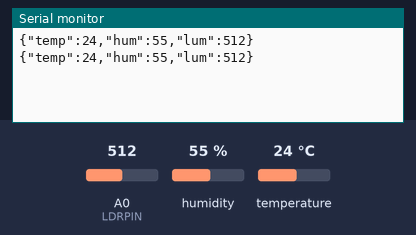
A sketch run on a simulated Arduino Uno, built with avr-gcc and run on an emulated ATmega328P. Shown: the last lines printed to the serial monitor. The test bench sets the inputs (shaded band); at power-on: humidity 55 %, A0 (LDRPIN) = 512, temperature 24 °C.

Above: at 3.3 s.
3.4 s: humidity set to 22 %
At 6.4 s:
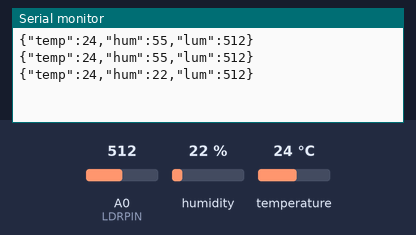
6.7 s: A0 (LDRPIN) set to 716
At 9.3 s:
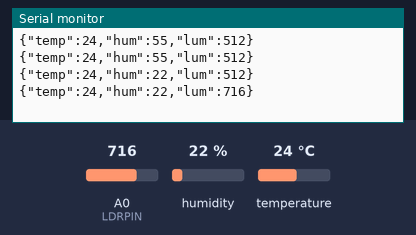
10.0 s: temperature set to 12 °C
At 12.1 s:
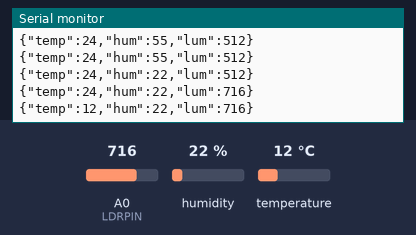
13.3 s: A0 (LDRPIN) set to 900
At 13.3 s:
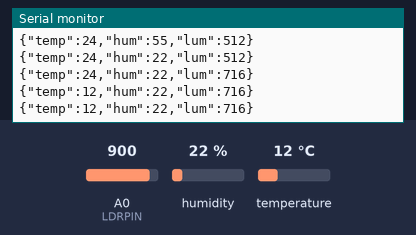
16.6 s: humidity set to 40 %
At 19.2 s:
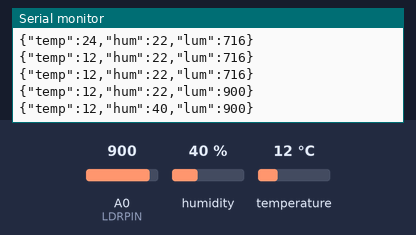
Timing chart, 0 to 20.7 s (numbered marks = the images above; inputs shaded):
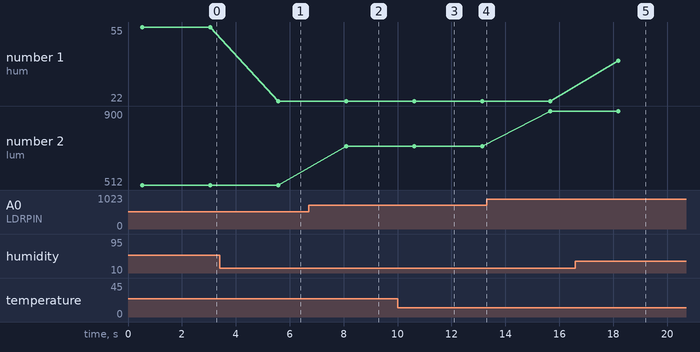

Measured:
- after the input at 3.4 s, the serial monitor: prints a new line after 2.2 s (image 1)
- after the input at 6.7 s, the serial monitor: prints a new line after 1.4 s (image 2)
- after the input at 10.0 s, the serial monitor: prints a new line after 0.62 s (image 3)
- after the input at 16.6 s, the serial monitor: prints a new line after 1.6 s (image 5)
- plotted number 1: 55 → 22 after the input at 3.4 s, 22 → 40 after the input at 16.6 s
- plotted number 2: 512 → 716 after the input at 6.7 s, 716 → 900 after the input at 13.3 s

The sketch:

dht11_ldr.ino
```cpp
#include <DHT11.h>

#define DHTPIN 2
#define LDRPIN A0

// Avec cette bibliothèque, on ne met que la PIN, pas le TYPE
DHT11 dht11(DHTPIN);

void setup() {
  Serial.begin(9600);
  // Pas besoin de dht.begin() avec cette bibliothèque
}

void loop() {
  int temperature = 0;
  int humidite = 0;

  // Cette bibliothèque renvoie un code erreur (0 = OK)
  int resultat = dht11.readTemperatureHumidity(temperature, humidite);

  int luminosite = analogRead(LDRPIN);

  if (resultat == 0) {
    // Format JSON
    Serial.print("{\"temp\":");
    Serial.print(temperature);
    Serial.print(",\"hum\":");
    Serial.print(humidite);
    Serial.print(",\"lum\":");
    Serial.print(luminosite);
    Serial.println("}");
  } else {
    Serial.println("{\"erreur\":\"Erreur de lecture DHT11\"}");
  }

  delay(2000);
}
```
